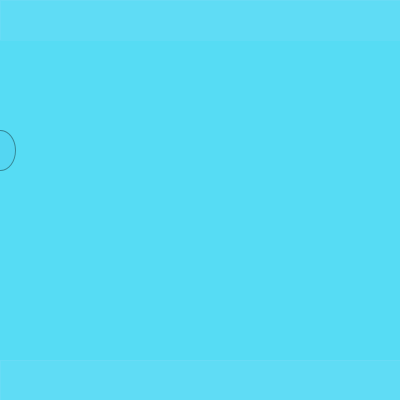
Frame 1 (no input)
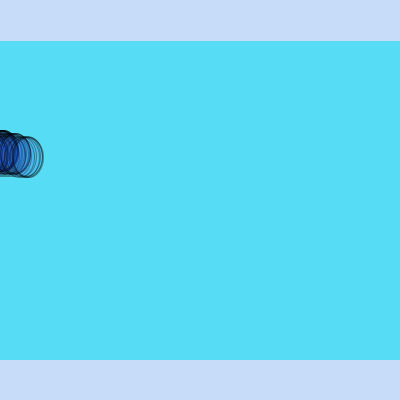
Frame 60 (the mouse pressed at the canvas centre just before this capture)
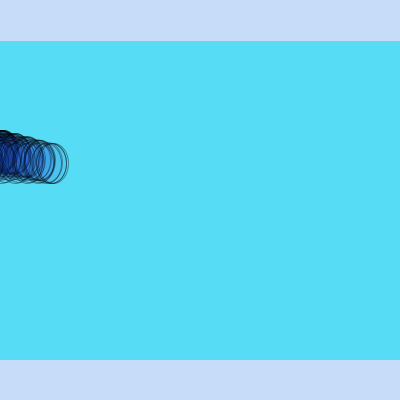
Frame 120 (the mouse held since frame 60 and released just before this capture)

The Processing sketch that drew these frames (run headless with seeded random() and noise(); from frame 60 on, the mouse is pressed at the canvas centre):

// Processing sketch: balbright01
// ── balbright01.pde
void setup() {
  size (400,400);
  background(86,220,244);
}

float time = 0;

//here is a pretty picture
void draw() {
  fill (25, 78, 200, 10);
  stroke (0, 0, 0, 95);
  float speed = .5;
  time = time + speed;
  float x = time*sin(time*.5);
  float y = 50*sin(time*.005);
  y = (y+200);
  ellipse(x,y-50,30,40);
  fill (25, 255, 200, 10);
  stroke (0, 0, 0, 90);
  ellipse(x-100,y+50,60,40);
  fill (200, 220, 255, 20);
  stroke (200, 220, 255, 20);
  rect(0, 0, 400, 40);
  //rect(360, 10, 30, 40);
  rect(0, 360, 400, 40);
  //rect(360, 350, 30, 40);
}
